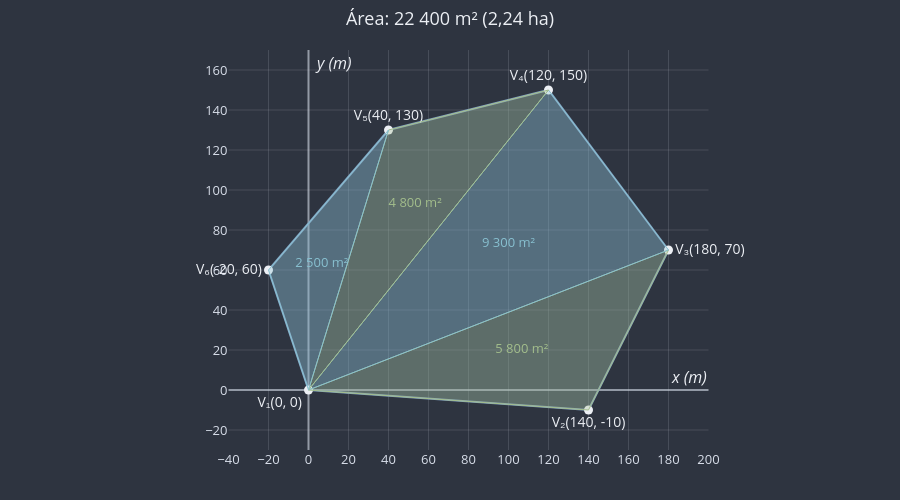

The notebook cell saved with this chart:
### Markdown cell above
### De volta ao terreno do começo

Agora você tem o programa que o técnico usa. Rode a célula abaixo.

### Code cell
area_do_terreno = area_poligono(TERRENO)
# 1 hectare = 10 000 m², a área de um quadrado de 100 m de lado
hectares = area_do_terreno / 10_000
print(f"Área do terreno: {area_do_terreno} m² = {hectares} hectares")


def escrever_milhares(valor: float) -> str:
    """Escreve 22400 como "22 400", com espaço separando os milhares."""
    return f"{valor:,.0f}".replace(",", " ")


fig = desenhar_terreno(
    f"Área: {escrever_milhares(area_do_terreno)} m² ({hectares:g} ha)".replace(".", ",")
)
# O leque a partir de V₁, com a área de cada triângulo escrita no baricentro dele
cores_alternadas = [uga.CORES["plano"], uga.CORES["plano_secundario"]]
for k in range(1, len(TERRENO) - 1):
    triangulo = [TERRENO[0], TERRENO[k], TERRENO[k + 1]]
    area = area_orientada(*triangulo)
    cor = cores_alternadas[k % 2]
    fig = uga.desenhar_poligono(fig, triangulo, cor=cor, opacidade=0.3, espessura=1)
    fig = uga.adicionar_rotulo(fig, uga.baricentro(*triangulo), f"{escrever_milhares(area)} m²",
                               cor=cor, tamanho=13)
uga.mostrar(fig)

### Figure 1 — Plotly figure (JSON) as saved in the notebook; plotly's stock layout.template omitted (floating-point values rounded to 4 significant figures)
{"data": [{"fill": "toself", "fillcolor": "rgba(129, 161, 193, 0.2)", "hoverinfo": "skip", "line": {"color": "#81A1C1", "width": 2}, "mode": "lines", "showlegend": false, "type": "scatter", "x": [0, 140, 180, 120, 40, -20, 0], "y": [0, -10, 70, 150, 130, 60, 0]}, {"cliponaxis": false, "hovertemplate": "V₁(0, 0)<extra></extra>", "marker": {"color": "#ECEFF4", "size": 9}, "mode": "markers+text", "showlegend": false, "text": ["V₁(0, 0)"], "textfont": {"color": "#ECEFF4", "size": 14}, "textposition": "bottom left", "type": "scatter", "x": [0], "y": [0]}, {"cliponaxis": false, "hovertemplate": "V₂(140, -10)<extra></extra>", "marker": {"color": "#ECEFF4", "size": 9}, "mode": "markers+text", "showlegend": false, "text": ["V₂(140, -10)"], "textfont": {"color": "#ECEFF4", "size": 14}, "textposition": "bottom center", "type": "scatter", "x": [140], "y": [-10]}, {"cliponaxis": false, "hovertemplate": "V₃(180, 70)<extra></extra>", "marker": {"color": "#ECEFF4", "size": 9}, "mode": "markers+text", "showlegend": false, "text": ["V₃(180, 70)"], "textfont": {"color": "#ECEFF4", "size": 14}, "textposition": "middle right", "type": "scatter", "x": [180], "y": [70]}, {"cliponaxis": false, "hovertemplate": "V₄(120, 150)<extra></extra>", "marker": {"color": "#ECEFF4", "size": 9}, "mode": "markers+text", "showlegend": false, "text": ["V₄(120, 150)"], "textfont": {"color": "#ECEFF4", "size": 14}, "textposition": "top center", "type": "scatter", "x": [120], "y": [150]}, {"cliponaxis": false, "hovertemplate": "V₅(40, 130)<extra></extra>", "marker": {"color": "#ECEFF4", "size": 9}, "mode": "markers+text", "showlegend": false, "text": ["V₅(40, 130)"], "textfont": {"color": "#ECEFF4", "size": 14}, "textposition": "top center", "type": "scatter", "x": [40], "y": [130]}, {"cliponaxis": false, "hovertemplate": "V₆(-20, 60)<extra></extra>", "marker": {"color": "#ECEFF4", "size": 9}, "mode": "markers+text", "showlegend": false, "text": ["V₆(-20, 60)"], "textfont": {"color": "#ECEFF4", "size": 14}, "textposition": "middle left", "type": "scatter", "x": [-20], "y": [60]}, {"fill": "toself", "fillcolor": "rgba(163, 190, 140, 0.3)", "hoverinfo": "skip", "line": {"color": "#A3BE8C", "width": 1}, "mode": "lines", "showlegend": false, "type": "scatter", "x": [0, 140, 180, 0], "y": [0, -10, 70, 0]}, {"cliponaxis": false, "hoverinfo": "skip", "mode": "text", "showlegend": false, "text": ["5 800 m²"], "textfont": {"color": "#A3BE8C", "size": 13}, "textposition": "middle center", "type": "scatter", "x": [106.7], "y": [20]}, {"fill": "toself", "fillcolor": "rgba(136, 192, 208, 0.3)", "hoverinfo": "skip", "line": {"color": "#88C0D0", "width": 1}, "mode": "lines", "showlegend": false, "type": "scatter", "x": [0, 180, 120, 0], "y": [0, 70, 150, 0]}, {"cliponaxis": false, "hoverinfo": "skip", "mode": "text", "showlegend": false, "text": ["9 300 m²"], "textfont": {"color": "#88C0D0", "size": 13}, "textposition": "middle center", "type": "scatter", "x": [100], "y": [73.33]}, {"fill": "toself", "fillcolor": "rgba(163, 190, 140, 0.3)", "hoverinfo": "skip", "line": {"color": "#A3BE8C", "width": 1}, "mode": "lines", "showlegend": false, "type": "scatter", "x": [0, 120, 40, 0], "y": [0, 150, 130, 0]}, {"cliponaxis": false, "hoverinfo": "skip", "mode": "text", "showlegend": false, "text": ["4 800 m²"], "textfont": {"color": "#A3BE8C", "size": 13}, "textposition": "middle center", "type": "scatter", "x": [53.33], "y": [93.33]}, {"fill": "toself", "fillcolor": "rgba(136, 192, 208, 0.3)", "hoverinfo": "skip", "line": {"color": "#88C0D0", "width": 1}, "mode": "lines", "showlegend": false, "type": "scatter", "x": [0, 40, -20, 0], "y": [0, 130, 60, 0]}, {"cliponaxis": false, "hoverinfo": "skip", "mode": "text", "showlegend": false, "text": ["2 500 m²"], "textfont": {"color": "#88C0D0", "size": 13}, "textposition": "middle center", "type": "scatter", "x": [6.667], "y": [63.33]}], "layout": {"annotations": [{"font": {"color": "#ECEFF4", "size": 16}, "showarrow": false, "text": "<i>x (m)</i>", "x": 200, "xanchor": "right", "y": 0, "yanchor": "bottom"}, {"font": {"color": "#ECEFF4", "size": 16}, "showarrow": false, "text": "<i>y (m)</i>", "x": 0, "xanchor": "left", "xshift": 4, "y": 170, "yanchor": "top"}], "font": {"color": "#ECEFF4", "size": 13}, "height": 500, "hoverlabel": {"bgcolor": "#3B4252", "font": {"color": "#ECEFF4"}}, "hovermode": "closest", "margin": {"b": 50, "l": 60, "r": 20, "t": 50}, "paper_bgcolor": "#2E3440", "plot_bgcolor": "#2E3440", "showlegend": false, "title": {"text": "Área: 22 400 m² (2,24 ha)", "x": 0.5}, "xaxis": {"color": "#D8DEE9", "constrain": "domain", "dtick": 20, "gridcolor": "rgba(216, 222, 233, 0.15)", "range": [-40, 200], "showgrid": true, "zeroline": true, "zerolinecolor": "rgba(216, 222, 233, 0.6)", "zerolinewidth": 2}, "yaxis": {"color": "#D8DEE9", "constrain": "domain", "dtick": 20, "gridcolor": "rgba(216, 222, 233, 0.15)", "range": [-30, 170], "scaleanchor": "x", "scaleratio": 1, "showgrid": true, "zeroline": true, "zerolinecolor": "rgba(216, 222, 233, 0.6)", "zerolinewidth": 2}}}
